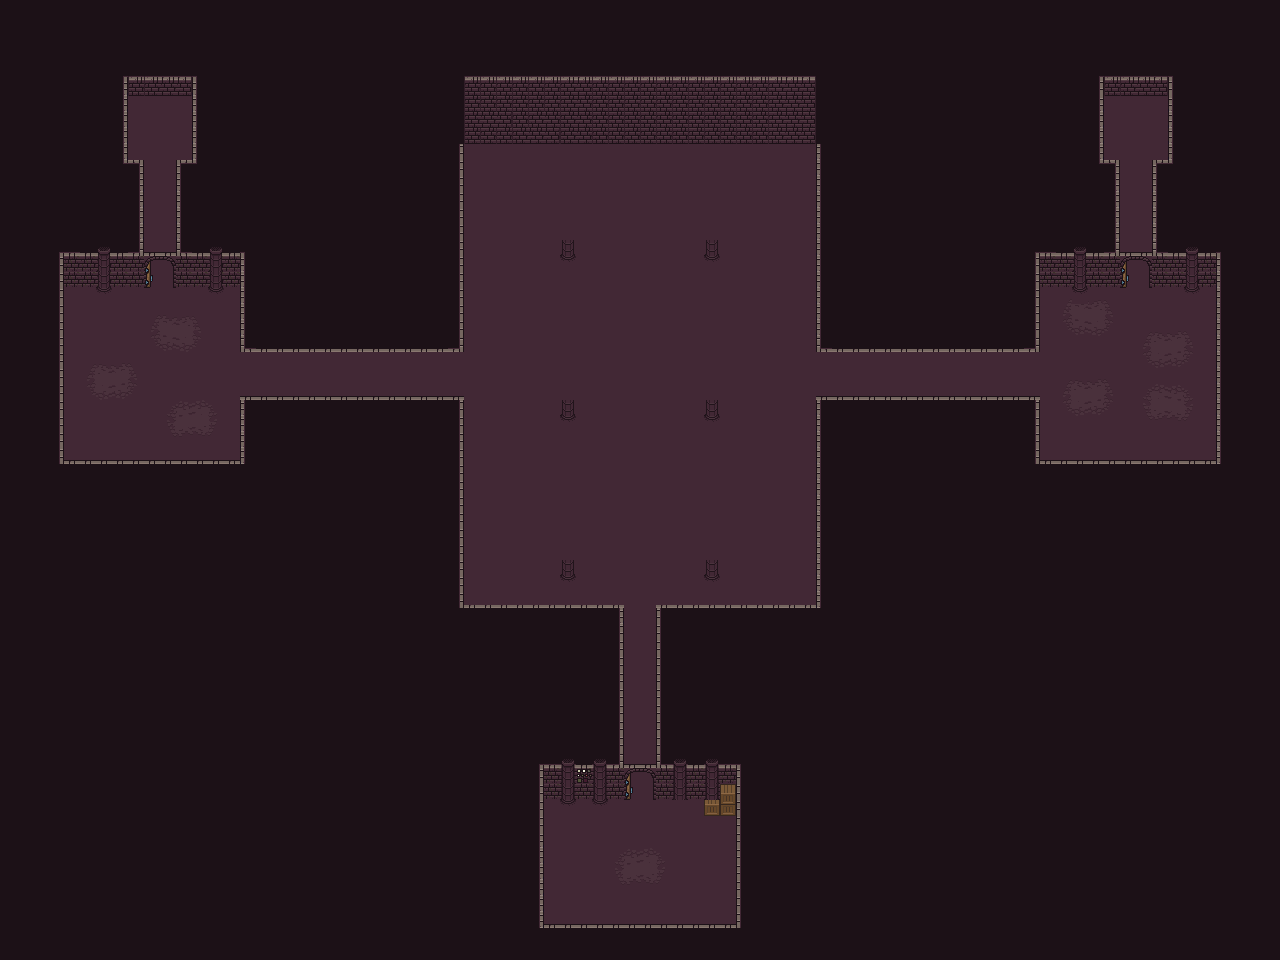

Below is a game level as drawn by its tile map, then a one-line description and the .tmx that defines it (tile-layer data replaced by summaries):
An orthogonal 80x60 tile map with 16x16 px tiles, 4 tile layers (Floor, Walls, Wall decorations, Boxes), 3 tilesets and 59 objects.

<map version="1.4" tiledversion="1.4.3" orientation="orthogonal" renderorder="right-down" width="80" height="60" tilewidth="16" tileheight="16" infinite="0" nextlayerid="9" nextobjectid="79">
 <editorsettings>
  <export target="." format="tmx" />
 </editorsettings>
 <tileset firstgid="1" name="0x72_16x16DungeonTileset_walls.v2" tilewidth="16" tileheight="16" tilecount="256" columns="16">
  <image source="0x72_16x16DungeonTileset_walls.v2.png" width="256" height="256" />
 </tileset>
 <tileset firstgid="257" name="Dungeon_tiles" tilewidth="16" tileheight="16" tilecount="256" columns="16">
  <image source="0x72_16x16DungeonTileset.v4.png" width="256" height="256" />
  <terraintypes>
   <terrain name="Floor" tile="84" />
   <terrain name="Lader" tile="84" />
   <terrain name="Column" tile="84" />
   <terrain name="New Terrain" tile="84" />
  </terraintypes>
  <tile id="5" terrain="1,1,1,1" />
  <tile id="6" terrain="1,1,1,1" />
  <tile id="21" terrain="1,1,1,1" />
  <tile id="22" terrain="1,1,1,1" />
  <tile id="37" terrain="1,1,1,1" />
  <tile id="38" terrain="1,1,1,1" />
  <tile id="54" terrain="2,2,2,2" />
  <tile id="70" terrain="2,2,2,2" />
  <tile id="86" terrain="2,2,2,2" />
  <tile id="96" terrain="0,0,0,3" />
  <tile id="97" terrain="0,0,3,3" />
  <tile id="98" terrain="0,0,3,3" />
  <tile id="99" terrain="0,0,3,0" />
  <tile id="112" terrain="0,3,0,3" />
  <tile id="113" terrain="3,3,3,3" />
  <tile id="114" terrain="3,3,3,3" />
  <tile id="115" terrain="3,0,3,0" />
  <tile id="128" terrain="0,3,0,0" />
  <tile id="129" terrain="3,3,0,0" />
  <tile id="130" terrain="3,3,0,0" />
  <tile id="131" terrain="3,0,0,0" />
 </tileset>
 <tileset firstgid="513" name="incognita" tilewidth="16" tileheight="16" tilecount="3" columns="3">
  <image source="Boxes/Incognita/incognita.png" width="48" height="16" />
 </tileset>
 <layer id="1" name="Floor" width="80" height="60">
  <data>[4800 cells, 4800 non-empty, 17 distinct tile ids]</data>
 </layer>
 <layer id="3" name="Walls" width="80" height="60">
  <data>[4800 cells, 522 non-empty, 21 distinct tile ids]</data>
 </layer>
 <layer id="6" name="Wall decorations" width="80" height="60">
  <data>[4800 cells, 44 non-empty, 7 distinct tile ids]</data>
 </layer>
 <layer id="5" name="Boxes" width="80" height="60">
  <data>[4800 cells, 3 non-empty, 3 distinct tile ids]</data>
 </layer>
 <objectgroup id="2" name="Hitboxes escenario">
  <object id="6" x="540.364" y="765.697" width="83.0909" height="33.2727">
   <properties>
    <property name="name" value="pared" />
   </properties>
  </object>
  <object id="7" x="655.545" y="765.242" width="83.0909" height="33.2727">
   <properties>
    <property name="name" value="pared" />
   </properties>
  </object>
  <object id="8" x="539.676" y="798.694" width="4.13043" height="129.223">
   <properties>
    <property name="name" value="pared" />
   </properties>
  </object>
  <object id="9" x="736.935" y="798.388" width="4.13043" height="129.223">
   <properties>
    <property name="name" value="pared" />
   </properties>
  </object>
  <object id="10" x="543.978" y="924.209" width="194.688" height="3.76285">
   <properties>
    <property name="name" value="pared" />
   </properties>
  </object>
  <object id="11" x="624" y="768" width="32" height="32">
   <properties>
    <property name="name" value="puertaA" />
    <property name="open" type="bool" value="false" />
   </properties>
  </object>
  <object id="17" x="624.273" y="768.091" width="7.81818" height="31.8182">
   <properties>
    <property name="name" value="pared" />
   </properties>
  </object>
  <object id="18" x="619.545" y="605" width="3.63635" height="160.909">
   <properties>
    <property name="name" value="pared" />
   </properties>
  </object>
  <object id="19" x="656.727" y="604.636" width="3.63635" height="160.909">
   <properties>
    <property name="name" value="pared" />
   </properties>
  </object>
  <object id="20" x="659.515" y="604.212" width="159.636" height="4.57567">
   <properties>
    <property name="name" value="pared" />
   </properties>
  </object>
  <object id="21" x="460.515" y="604.712" width="159.636" height="4.57567">
   <properties>
    <property name="name" value="pared" />
   </properties>
  </object>
  <object id="22" x="458.515" y="397.045" width="3.96933" height="211.909">
   <properties>
    <property name="name" value="pared" />
   </properties>
  </object>
  <object id="23" x="817.349" y="396.046" width="3.96933" height="211.909">
   <properties>
    <property name="name" value="pared" />
   </properties>
  </object>
  <object id="24" x="820.849" y="396.379" width="218.303" height="4.57567">
   <properties>
    <property name="name" value="pared" />
   </properties>
  </object>
  <object id="25" x="816.848" y="347.712" width="218.303" height="4.57567">
   <properties>
    <property name="name" value="pared" />
   </properties>
  </object>
  <object id="26" x="240.848" y="397.045" width="218.303" height="4.57567">
   <properties>
    <property name="name" value="pared" />
   </properties>
  </object>
  <object id="27" x="241.098" y="347.462" width="218.303" height="4.57567">
   <properties>
    <property name="name" value="pared" />
   </properties>
  </object>
  <object id="28" x="459.265" y="117.432" width="3.96933" height="234.273">
   <properties>
    <property name="name" value="pared" />
   </properties>
  </object>
  <object id="29" x="817.349" y="137.379" width="3.96933" height="211.909">
   <properties>
    <property name="name" value="pared" />
   </properties>
  </object>
  <object id="30" x="1217.35" y="274.712" width="3.96933" height="188.576">
   <properties>
    <property name="name" value="pared" />
   </properties>
  </object>
  <object id="31" x="1035.35" y="395.712" width="3.96933" height="67.2427">
   <properties>
    <property name="name" value="pared" />
   </properties>
  </object>
  <object id="32" x="1035.68" y="273.712" width="3.96933" height="78.9094">
   <properties>
    <property name="name" value="pared" />
   </properties>
  </object>
  <object id="33" x="1036.18" y="460.379" width="184.97" height="4.57567">
   <properties>
    <property name="name" value="pared" />
   </properties>
  </object>
  <object id="34" x="60.182" y="275.379" width="3.96933" height="188.576">
   <properties>
    <property name="name" value="pared" />
   </properties>
  </object>
  <object id="35" x="60.2653" y="256.189" width="83.9466" height="30.3487">
   <properties>
    <property name="name" value="pared" />
   </properties>
  </object>
  <object id="36" x="58.3485" y="460.212" width="185.303" height="4.57567">
   <properties>
    <property name="name" value="pared" />
   </properties>
  </object>
  <object id="37" x="241.015" y="272.212" width="3.96933" height="78.576">
   <properties>
    <property name="name" value="pared" />
   </properties>
  </object>
  <object id="38" x="240.515" y="395.962" width="3.96933" height="67.576">
   <properties>
    <property name="name" value="pared" />
   </properties>
  </object>
  <object id="39" x="464.39" y="78.1287" width="352.552" height="65.076">
   <properties>
    <property name="name" value="pared" />
   </properties>
  </object>
  <object id="41" x="176.027" y="256.826" width="68.4921" height="30.3487">
   <properties>
    <property name="name" value="pared" />
   </properties>
  </object>
  <object id="42" x="144.25" y="255.25" width="32" height="32">
   <properties>
    <property name="name" value="puertaB" />
    <property name="open" type="bool" value="false" />
   </properties>
  </object>
  </objectgroup>
 <objectgroup id="7" name="Hitboxes cofres">
  <!-- 3 objects omitted --></objectgroup>
 <objectgroup id="8" name="Scripts" />
</map>
<!-- 28 of 59 objects omitted -->
